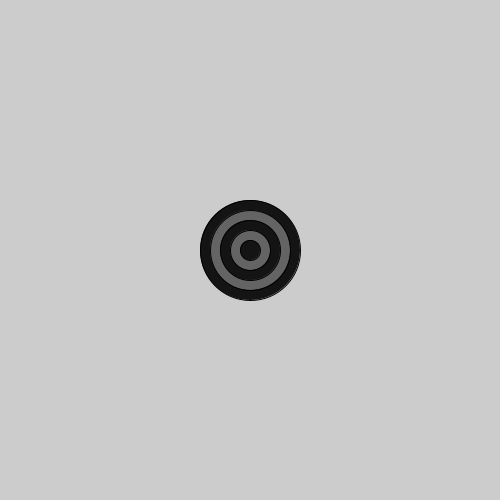
Frame 1 (no input)
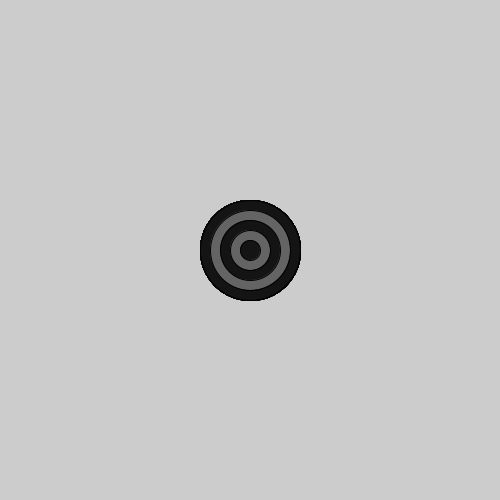
Frame 60 (the mouse pressed at the canvas centre just before this capture)
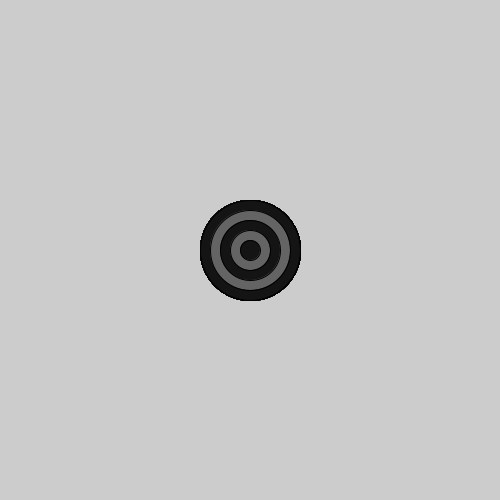
Frame 120 (the mouse held since frame 60 and released just before this capture)

The Processing sketch that drew these frames (run headless with seeded random() and noise(); from frame 60 on, the mouse is pressed at the canvas centre):

// Processing sketch: sketch_170716a
// ── sketch_170716a.pde
void setup (){
  
  
  size(500,500);
  


}




void draw (){
  


for (int x = 100; x > 0; x = x- 20) {
if(x % 40 == 20){
fill(20,20,20);
}
if(x % 40 == 0){
fill(100,100,100);
}
ellipse(250,250,x,x);



}
}
